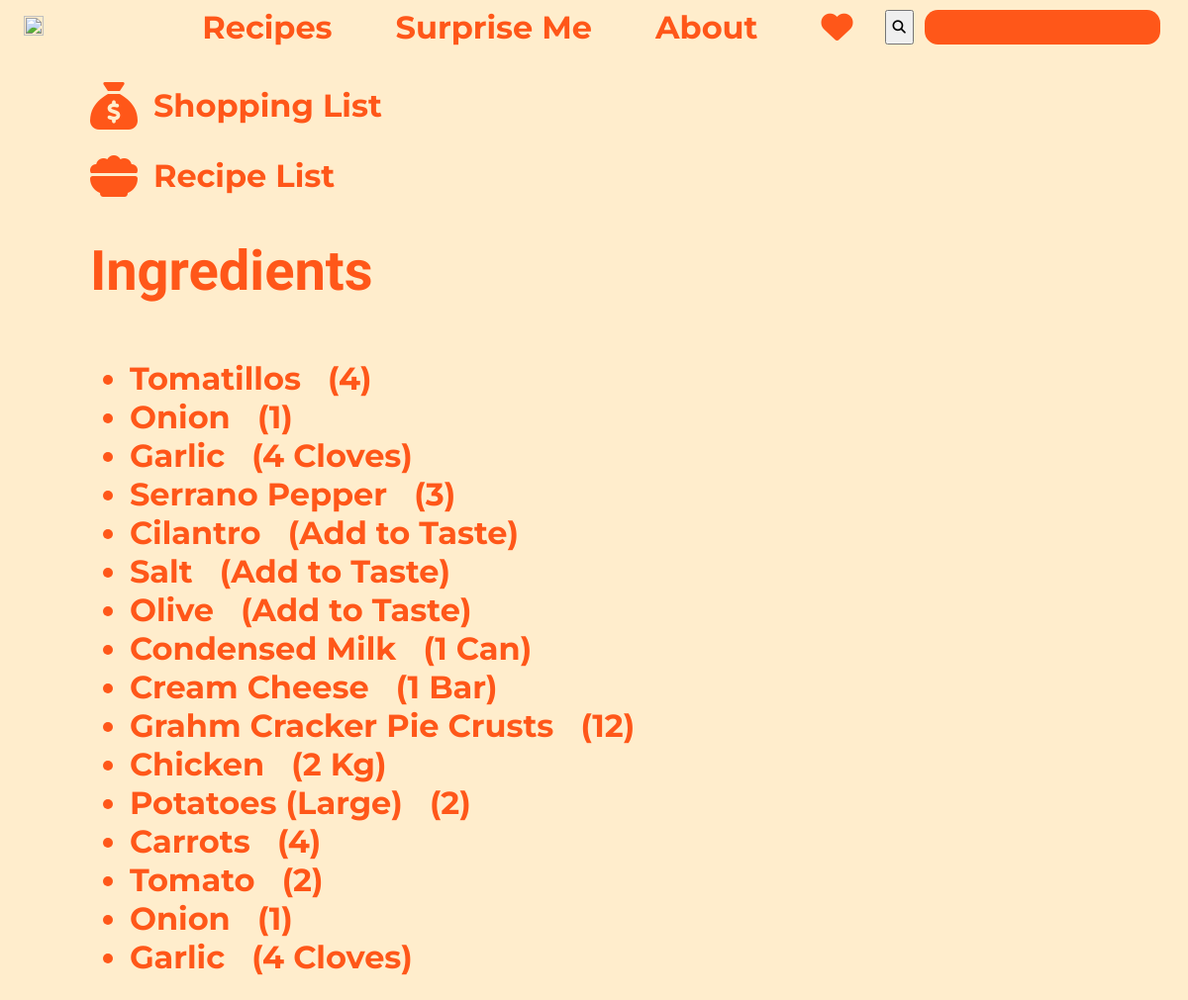
/shopping_list.php, run on the app's committed database.
### tables this page shows
CREATE TABLE `Shopping List` (`Ingredient`, `Amount`);

### shopping_list.php (the view, shortened to what this page needs)
<?php
$database = new PDO('sqlite:../recipes_desc/data.sqlite');
  $sur = $database->query("
  SELECT Recipie_Name
  from Recipes");
  $data = $sur->fetchAll(PDO::FETCH_ASSOC);
  $seed = count($data);
  $surpise_recipie_index = rand(0,$seed);
  $surpise_recipie = $data[$surpise_recipie_index]['Recipie_Name'];
 $result1 = $database->query("
  SELECT Ingredient,Amount
  from 'Shopping List'");
  $data = $result1->fetchAll(PDO::FETCH_ASSOC);
  $div_items = '';
  foreach ($data as $character) {
    $div_items .= " <li>  {$character['Ingredient']} &nbsp ({$character['Amount']})  </li>";
  }
  $html = "
<!DOCTYPE html>
<html lang=\"en\">
<head>
  <link href=\"shopping_list.css\" rel=\"stylesheet\">
</head>
<body>
  <div class = \"grid_base\" id = \"topnav_grid\">
    <div class = \"row logo_row\">
      <div class = \"logo_pic\">
        <a href = \"../index.php\" class = \"topnav_link\"><img src = \"../images/logo.svg\" class = \"sun\"></a>
      </div>
     </div>
    <div class = \"row topnav_row\">
      <div class = \"topnav_col margin\">
        <a href = \"../recipes_list/recipes_list.php\" class = \"topnav_link\">Recipes</a>
      </div>
      <div class = \"topnav_col margin\">
        <a href = \"https://atec.utdallas.app/~bei180001/final-project/recipes_desc/recipes_desc.php?item={$surpise_recipie}\" class = \"topnav_link\">Surprise Me</a>
      </div>
      <div class = \"topnav_col margin\">
        <a href = \"../about/about.php\" class = \"topnav_link\">About</a>
      </div>
      <div class = \"topnav_col margin\">
        <a href = \"../saved_recipes/saved_recipes.php\" class = \"topnav_link\"><i class=\"fa-solid fa-heart\"></i></a>
      </div>
      <form method=\"post\">
      <div class = \"row searchbar\">
        <button type=\"submit\" name=\"SearchButton\"><i class=\"fa-solid fa-magnifying-glass\"></i></button>
        <input type = \"text\" class = \"search\" name=\"SearchBy\"></input>
      </div>
    </div>
  </div>
  <div class = \"flexbox_base\">
    <div class = \"row indented top_margin\">
      <div class = \"col\">
        <div class = \"row button_row button_margin\">
          <a href = \"../shopping_list/shopping_list.php\"><i class=\"fa-solid fa-sack-dollar\"></i></a>
          <p>Shopping List</p>
        </div>
        <div class = \"row button_row button_margin\">
          <a href = \"../saved_recipes/saved_recipes.php\"><i class=\"fa-solid fa-bowl-food\"></i></a>
          <a href = \"../saved_recipes/saved_recipes.php\"><p>Recipe List</p></a>
        </div>
      </div>
    </div>
  </div>
  <div class = \"flexbox_base\">
    <div class = \"row indented\">
      <h1>Ingredients</h1>
    </div>
  </div>
  <div class = \"flexbox_base\">
    <div class = \"row indented ingredient_row\">
      <div class = \"col\">
        <div class = \"row\">
          <ul>
         {$div_items}
          </ul>
        </div>
      </div>
    </div>
  </div>
</body>";
  echo $html;
?>

### shopping_list.css (style rules this page uses)
* { box-sizing: border-box; }
body { background-color: #FFEDCC; color: #FF5719; font-family: 'Montserrat', Arial, sans-serif; font-weight: 700; }
h1 { font-family: 'Mochiy Pop One', Arial, sans-serif; font-size: 3.5em; margin: 0.5em 0 0 0; }
h2 , .topnav , .topnav_col { font-size: 2em; }
a { text-decoration: none; color: #FF5719; font-family: 'Montserrat', Arial, sans-serif; }
.row { display: flex; flex-flow: row wrap; }
.col { display: flex; flex-flow: column wrap; }
.indented { width: 86%; }
.flexbox_base { display: flex; justify-content: center; }
.grid_base { display: grid; grid-template-rows: 1fr; }
#topnav_grid { grid-template-columns: 1fr 1fr 2fr; margin: 0 1em 0 1em; }
.topnav_col { display: flex; flex-flow: column wrap; align-items: center; }
.topnav_row { grid-column: -1; align-items: center; }
.logo_row { grid-column: 1; align-items: center; }
.margin { margin: 0 1em 0 1em; }
.logo_pic { max-width :6em; max-height: 6em; }
.sun { height : 100%; width : 100%; object-fit: contain; }
.search { font-family: 'Montserrat', Arial, sans serif; font-size: 0.6em; font-weight: 500; text-align: center; text-decoration: none; padding: 0.3em 0.1em; margin: 0 0.2em 0 0.6em; border: none; border-radius: 0.7em; cursor: pointer; background-color: #FF5719; color: #FFEDCC; }
.ingredient_row { justify-content: space-between; margin-top: 2.5em; }
.top_margin { margin-top: 1.5em; }
.button_row { align-items: center; }
.button_margin { margin: -1em 0 -1em 0; }
.button_row i { font-size: 3em; }
.button_row p { font-size: 2em; margin-left: 0.5em; }
li { font-size: 2em; }
.searchbar { font-size: 2em; }

### data on the page
shopping list: Ingredient "Tomatillos", Amount "4"
shopping list: Ingredient "Onion", Amount "1"
shopping list: Ingredient "Garlic", Amount "4 Cloves"
shopping list: Ingredient "Serrano Pepper", Amount "3"
shopping list: Ingredient "Cilantro", Amount "Add to Taste"
shopping list: Ingredient "Salt", Amount "Add to Taste"
shopping list: Ingredient "Olive", Amount "Add to Taste"
shopping list: Ingredient "Condensed Milk", Amount "1 Can"
shopping list: Ingredient "Cream Cheese", Amount "1 Bar"
shopping list: Ingredient "Grahm Cracker Pie Crusts", Amount "12"
shopping list: Ingredient "Chicken", Amount "2 Kg"
shopping list: Ingredient "Potatoes (Large)", Amount "2"
shopping list: Ingredient "Carrots", Amount "4"
shopping list: Ingredient "Tomato", Amount "2"
shopping list: Ingredient "Onion", Amount "1"
shopping list: Ingredient "Garlic", Amount "4 Cloves"
